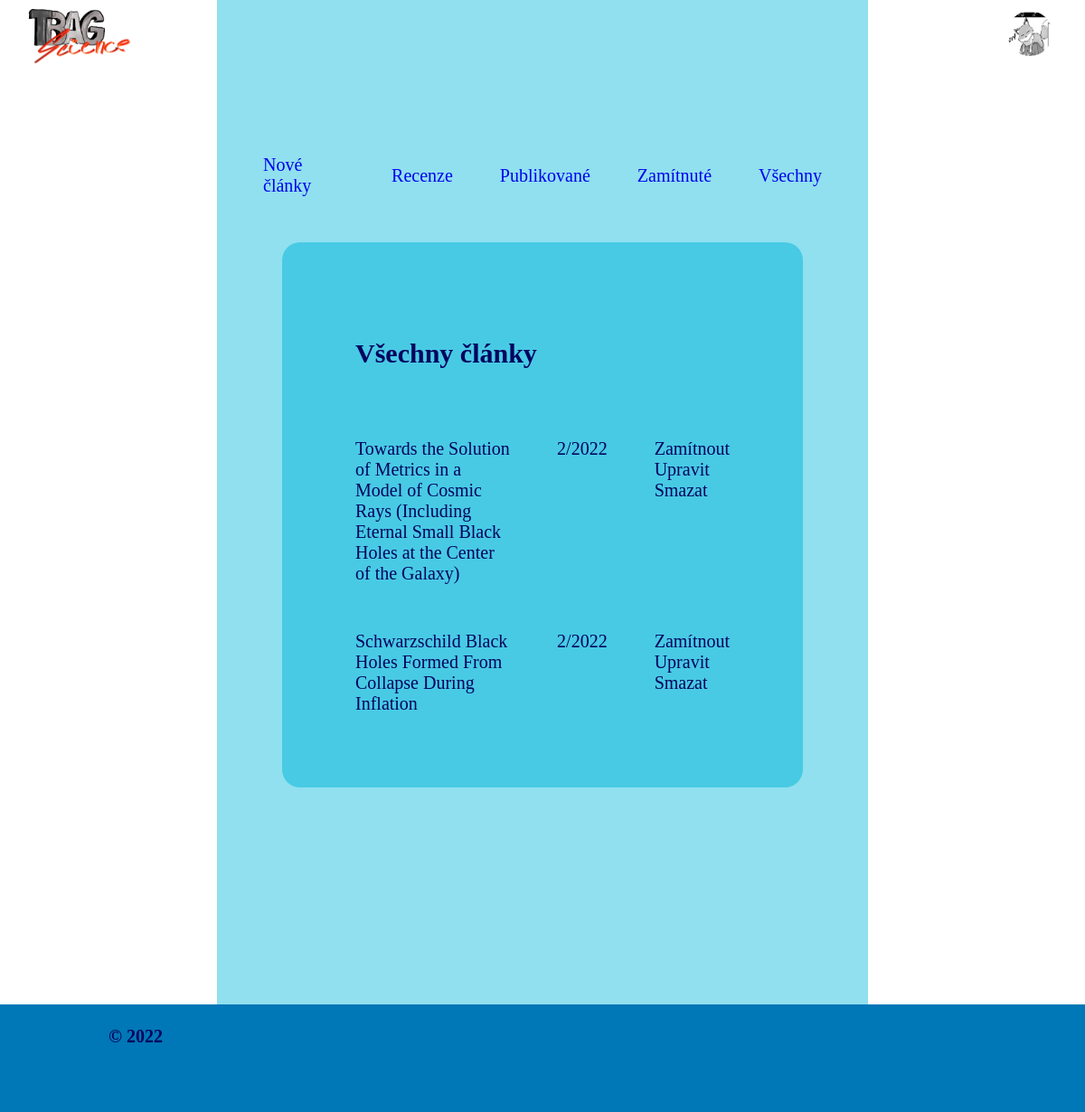
The page /main-clanky.php?status=all (signed in) on the database its author committed.
### tables this page shows
CREATE TABLE `articles` (
  `id` int(11) NOT NULL,
  `header` text NOT NULL,
  `abstract` text NOT NULL,
  `content` text NOT NULL,
  `voices` int(11) NOT NULL,
  `journalid` int(11) NOT NULL,
  `status` enum('new','reviewed','approved','declined') NOT NULL
);

CREATE TABLE `journal` (
  `id` int(11) NOT NULL,
  `number` int(11) NOT NULL,
  `year` int(11) NOT NULL
);

### backend.php (called while the page is built, shortened)
<?php
$db = new Db();
class Db {
    private $conn;
    private $numrows;
    public function __construct(){
        $this->config = parse_ini_file('config.ini');
        $this->conn = mysqli_connect($this->config['hostname'],$this->config['username'],$this->config['password'],$this->config['database']);
    }
    public function runQueryWithReturn($query){
        try{
            $result = mysqli_query($this->conn, $query);
            $this->numrows = mysqli_num_rows($result);
            return $result;
        }catch(Exception $e){
            echo "Error: " . $e->getMessage();
        }
        return $result;
    }
    public function getRows($result){
        $rows = array();
        if ($this->numrows > 0) {
            while ($row = $result->fetch_assoc()) {
                $rows[] = $row;
            }
        }
        return $rows;
    }
}

### main-clanky.php (the view, shortened to what this page needs)
<?php
require("backend.php");
require("templates/header.php");
require("navigation.php");
if (!isset($_GET['status'])) {
    $status = "new";
} else {
    $status = $_GET['status'];
}
$title = "Nové články";
switch ($status) {
    case "all":
        $title = "Všechny články";
        break;
}
?>
<table>
    <tr>
        <td><a href="?status=new">Nové články</a></td>
        <td><a href="?status=review">Recenze</a></td>
        <td><a href="?status=approved">Publikované</a></td>
        <td><a href="?status=declined">Zamítnuté</a></td>
        <td><a href="?status=all">Všechny</a></td>
    </tr>
</table>
<table class="blok" style="width: 80%;">
    <?php
    echo "<tr><td colspan='3'><h2>$title</h2></td></tr>";
    if ($status != "all") {
        $query = "SELECT * FROM articles WHERE status = '$status'";
    } else {
        $query = "SELECT * FROM articles";
    }
    $result = $db->runQueryWithReturn($query);
    $rows = $db->getRows($result);
    foreach ($rows as $row) {
        $id = $row['id'];
        $title = $row['header'];
        $status = $row['status'];
        $journal = $row['journalid'];
        $query = "SELECT * FROM journal WHERE id = $journal";
        $result = $db->runQueryWithReturn($query);
        $journal = $db->getRows($result);
        $journal = $journal[0];
        $journal = $journal['number'] . "/" . $journal['year'];
        $actions = "";
        if ($status == "approved") {
            $actions .= "<a href='decline.php?id=$id'>Zamítnout</a><br>";
        }
        $actions .= "<a href='article.php?id=$id&action=edit'>Upravit</a><br>";
        $actions .= "<a href='delete.php?id=$id'>Smazat</a>";
        echo "<tr><td>$title</td><td>$journal</td><td>$actions</td></tr>";
    }
    ?>
</table>
<?
require("templates/footer.php");

### styles/style.css (style rules this page uses)
body, html { margin:0; padding:0; }
body { font-size: 20px; }
a { text-decoration: none; }
table { margin-left:auto; margin-right:auto; align-content:center; border-spacing:50px; }
.blok td { vertical-align: top; }
.blok { padding:30px; border-radius: 20px; background-color: #48CAE4; }
.blok a { color: #03045E; }

### rows shown on the page
articles: header "Towards the Solution of Metrics in a Model of Cosmic Rays (Including Eternal Small Black Holes at the Center of the Galaxy)", journalid.year "2/2022"
articles: header "Schwarzschild Black Holes Formed From Collapse During Inflation", journalid.year "2/2022"

### other values the page prints
$title "Všechny články"
